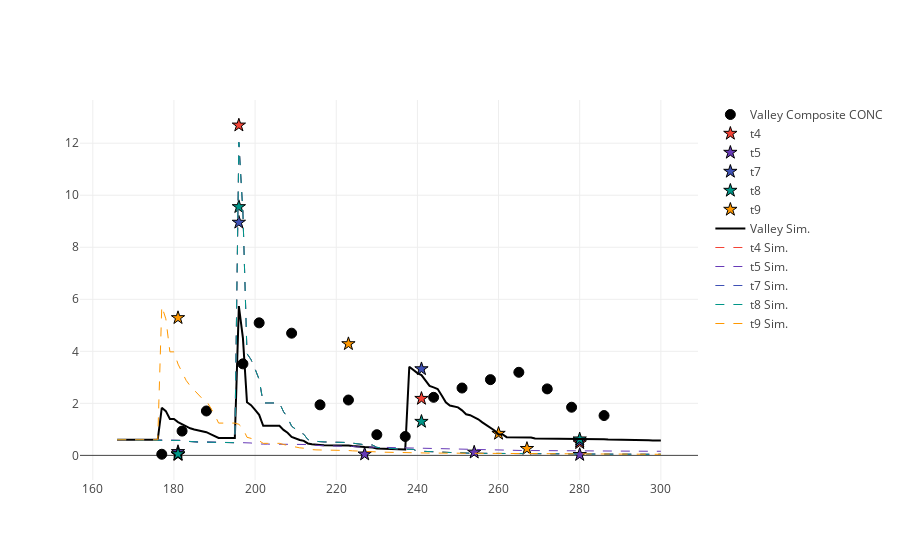

Notebook code for this chart:
### Code cell
%matplotlib inline
import plotlycred
figname = 'Soils' + variable + transect + '.png'

online = False
if online:
    # fig = py.iplot(data) 
    fig = go.Figure(data=data) # , layout=layout)
    py.image.save_as(fig, filename=figname)
else:
    iplot(data)

### Figure 1 — Plotly figure (JSON) as saved in the notebook; plotly's stock layout.template omitted (floating-point values rounded to 4 significant figures; data arrays with more than 128 entries replaced by an {"elided": "..."} marker saying what was removed)
{"data": [{"marker": {"color": "black", "line": {"color": "black", "width": 1}, "size": 10, "symbol": "circle"}, "mode": "markers", "name": "Valley Composite CONC", "type": "scatter", "x": {"elided": "135 int values"}, "y": {"elided": "135 float values"}}, {"marker": {"color": "#F44336", "line": {"color": "black", "width": 1}, "size": 10, "symbol": "star"}, "mode": "markers", "name": "t4", "type": "scatter", "x": {"elided": "135 int values"}, "y": {"elided": "135 float values"}}, {"marker": {"color": "#673AB7", "line": {"color": "black", "width": 1}, "size": 10, "symbol": "star"}, "mode": "markers", "name": "t5", "type": "scatter", "x": {"elided": "135 int values"}, "y": {"elided": "135 float values"}}, {"marker": {"color": "#3F51B5", "line": {"color": "black", "width": 1}, "size": 10, "symbol": "star"}, "mode": "markers", "name": "t7", "type": "scatter", "x": {"elided": "135 int values"}, "y": {"elided": "135 float values"}}, {"marker": {"color": "#009688", "line": {"color": "black", "width": 1}, "size": 10, "symbol": "star"}, "mode": "markers", "name": "t8", "type": "scatter", "x": {"elided": "135 int values"}, "y": {"elided": "135 float values"}}, {"marker": {"color": "#FF9800", "line": {"color": "black", "width": 1}, "size": 10, "symbol": "star"}, "mode": "markers", "name": "t9", "type": "scatter", "x": {"elided": "135 int values"}, "y": {"elided": "135 float values"}}, {"marker": {"color": "black"}, "mode": "lines", "name": "Valley Sim.", "type": "scatter", "x": {"elided": "135 int values"}, "y": {"elided": "135 float values"}}, {"line": {"color": "#F44336", "dash": "dash", "width": 1}, "name": "t4 Sim.", "type": "scatter", "x": {"elided": "135 int values"}, "y": {"elided": "135 float values"}}, {"line": {"color": "#673AB7", "dash": "dash", "width": 1}, "name": "t5 Sim.", "type": "scatter", "x": {"elided": "135 int values"}, "y": {"elided": "135 float values"}}, {"line": {"color": "#3F51B5", "dash": "dash", "width": 1}, "name": "t7 Sim.", "type": "scatter", "x": {"elided": "135 int values"}, "y": {"elided": "135 float values"}}, {"line": {"color": "#009688", "dash": "dash", "width": 1}, "name": "t8 Sim.", "type": "scatter", "x": {"elided": "135 int values"}, "y": {"elided": "135 float values"}}, {"line": {"color": "#FF9800", "dash": "dash", "width": 1}, "name": "t9 Sim.", "type": "scatter", "x": {"elided": "135 int values"}, "y": {"elided": "135 float values"}}], "layout": {}}
